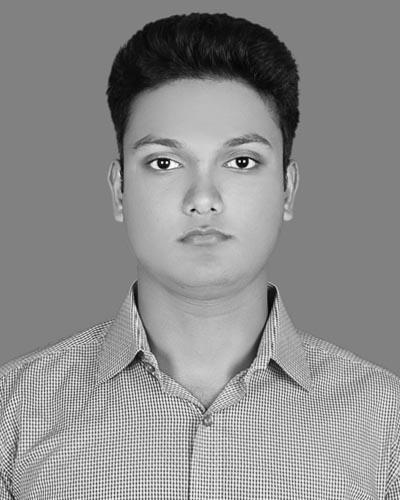
%> input picture agray.jpg, 400 x 500 px
$ octave diagonal.m   (GNU Octave 9; MATLAB toolbox functions it lacks are replaced by stand-ins)
%> lines starting %> are read from the running program, lines starting %| are printed output that depends on the picture; in (x1, y1, x2, y2) boxes, pixels count from 0 and x2, y2 are one past the last pixel; in counts of white or black regions, pixels touching at a corner belong together; the program's own positions count from 1
a = imread('agray.JPG');
%> a is the input picture: size 500x400 uint8; min 0, max 255, mean 141.5
a=imresize(a,[400 400]);
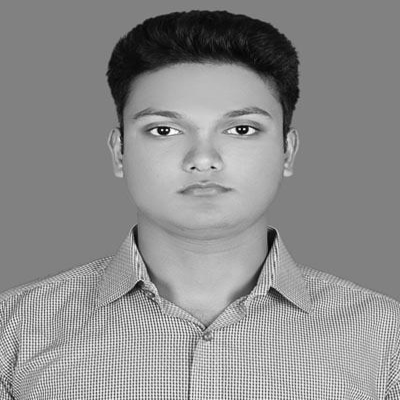
%> a: size 400x400 uint8; min 2, max 255, mean 141.5

[x,y] = size(a);
%> x = 400; y = 400

for i=1: x
    for j=1: y
        if(i==j)
           a(i,j)=0;
        elseif(i+j == y+1)
            a(i,j)=0;
        end
    end
end
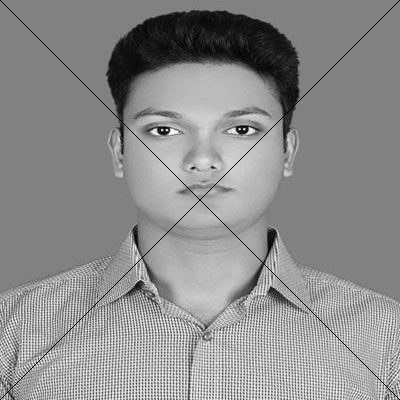
%> a: size 400x400 uint8; 0.5% of pixels changed, all inside (x1, y1, x2, y2) = (0, 0, 400, 400)

imshow(a)
